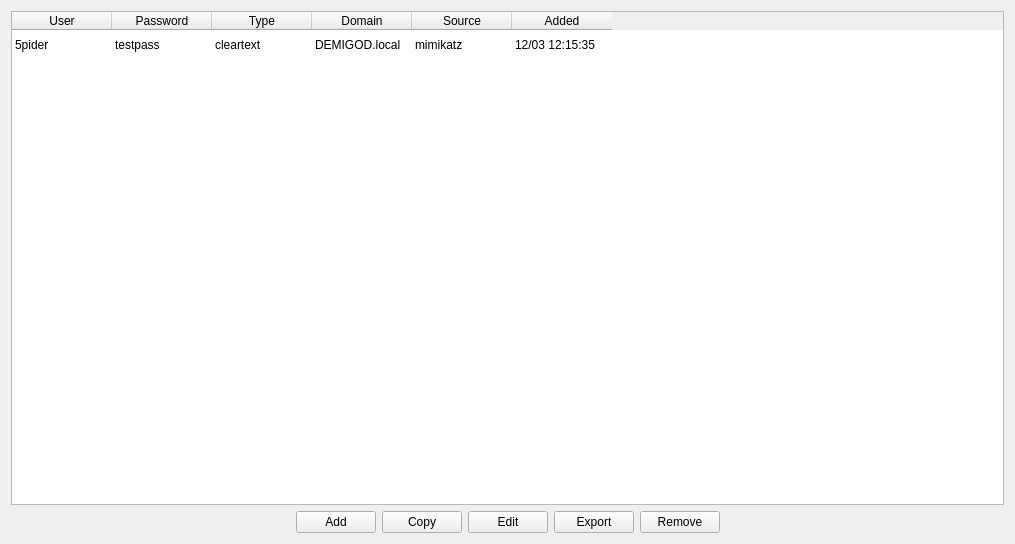
<?xml version="1.0" encoding="UTF-8"?>
<ui version="4.0">
 <class>Form</class>
 <widget class="QWidget" name="Form">
  <property name="geometry">
   <rect>
    <x>0</x>
    <y>0</y>
    <width>1015</width>
    <height>544</height>
   </rect>
  </property>
  <property name="windowTitle">
   <string>Form</string>
  </property>
  <layout class="QGridLayout" name="gridLayout">
   <item row="1" column="2">
    <widget class="QPushButton" name="pushButton_Copy">
     <property name="text">
      <string>Copy</string>
     </property>
    </widget>
   </item>
   <item row="1" column="1">
    <widget class="QPushButton" name="pushButton_New_Profile">
     <property name="text">
      <string>Add</string>
     </property>
    </widget>
   </item>
   <item row="1" column="3">
    <widget class="QPushButton" name="pushButton_Edit">
     <property name="text">
      <string>Edit</string>
     </property>
    </widget>
   </item>
   <item row="1" column="6">
    <spacer name="horizontalSpacer_2">
     <property name="orientation">
      <enum>Qt::Horizontal</enum>
     </property>
     <property name="sizeHint" stdset="0">
      <size>
       <width>40</width>
       <height>20</height>
      </size>
     </property>
    </spacer>
   </item>
   <item row="1" column="5">
    <widget class="QPushButton" name="pushButton_Remove">
     <property name="text">
      <string>Remove</string>
     </property>
    </widget>
   </item>
   <item row="1" column="0">
    <spacer name="horizontalSpacer">
     <property name="orientation">
      <enum>Qt::Horizontal</enum>
     </property>
     <property name="sizeHint" stdset="0">
      <size>
       <width>40</width>
       <height>20</height>
      </size>
     </property>
    </spacer>
   </item>
   <item row="0" column="0" colspan="7">
    <widget class="QTableWidget" name="SessionTableWidget">
     <property name="enabled">
      <bool>true</bool>
     </property>
     <property name="showGrid">
      <bool>false</bool>
     </property>
     <property name="sortingEnabled">
      <bool>false</bool>
     </property>
     <property name="wordWrap">
      <bool>true</bool>
     </property>
     <property name="cornerButtonEnabled">
      <bool>true</bool>
     </property>
     <attribute name="horizontalHeaderVisible">
      <bool>true</bool>
     </attribute>
     <attribute name="horizontalHeaderCascadingSectionResizes">
      <bool>false</bool>
     </attribute>
     <attribute name="horizontalHeaderStretchLastSection">
      <bool>false</bool>
     </attribute>
     <attribute name="verticalHeaderVisible">
      <bool>false</bool>
     </attribute>
     <attribute name="verticalHeaderStretchLastSection">
      <bool>false</bool>
     </attribute>
     <row>
      <property name="text">
       <string/>
      </property>
     </row>
     <column>
      <property name="text">
       <string>User</string>
      </property>
     </column>
     <column>
      <property name="text">
       <string>Password</string>
      </property>
     </column>
     <column>
      <property name="text">
       <string>Type</string>
      </property>
     </column>
     <column>
      <property name="text">
       <string>Domain</string>
      </property>
     </column>
     <column>
      <property name="text">
       <string>Source</string>
      </property>
     </column>
     <column>
      <property name="text">
       <string>Added</string>
      </property>
     </column>
     <item row="0" column="0">
      <property name="text">
       <string>5pider</string>
      </property>
     </item>
     <item row="0" column="1">
      <property name="text">
       <string>testpass</string>
      </property>
     </item>
     <item row="0" column="2">
      <property name="text">
       <string>cleartext</string>
      </property>
     </item>
     <item row="0" column="3">
      <property name="text">
       <string>DEMIGOD.local</string>
      </property>
     </item>
     <item row="0" column="4">
      <property name="text">
       <string>mimikatz</string>
      </property>
     </item>
     <item row="0" column="5">
      <property name="text">
       <string>12/03 12:15:35</string>
      </property>
     </item>
    </widget>
   </item>
   <item row="1" column="4">
    <widget class="QPushButton" name="pushButton_Export">
     <property name="text">
      <string>Export</string>
     </property>
    </widget>
   </item>
  </layout>
 </widget>
 <resources/>
 <connections/>
</ui>
